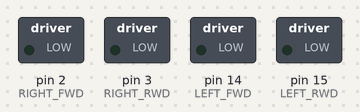
Recording of a sketch running on a simulated Arduino Uno, built with avr-gcc and run on an emulated ATmega328P. Shown: switched loads named in the sketch (green lamp = pin HIGH).

Above: at 0.1 s.
At 3.1 s:
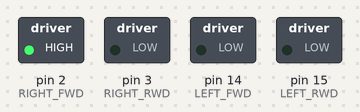
At 5.1 s:
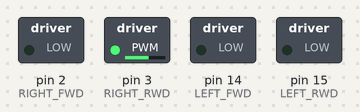
At 7.1 s:
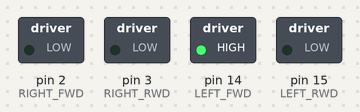
At 9.1 s:
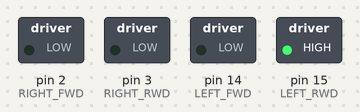
Timing chart, 0 to 11.5 s (numbered marks = the images above):
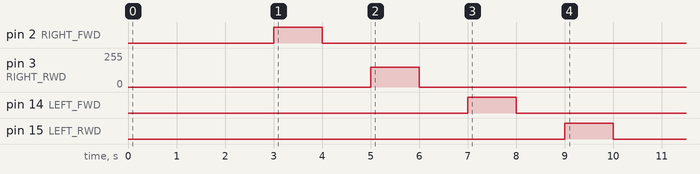

The sketch:

motor.ino
```cpp
void setup() {
  // put your setup code here, to run once:
  #define RIGHT_FWD  2
  #define RIGHT_RWD  3
  #define LEFT_FWD   14
  #define LEFT_RWD   15


  pinMode(RIGHT_FWD, OUTPUT);
  pinMode(RIGHT_RWD, OUTPUT);
  pinMode(LEFT_FWD, OUTPUT);
  pinMode(LEFT_RWD, OUTPUT);

  delay(3000);

  // right forward
  analogWrite(RIGHT_FWD, 150);
  analogWrite(RIGHT_RWD, 0);
  delay(1000);
  analogWrite(RIGHT_FWD, 0);
  analogWrite(RIGHT_RWD, 0);
  delay(1000);

  // right rewind
  analogWrite(RIGHT_FWD, 0);
  analogWrite(RIGHT_RWD, 150);
  delay(1000);
  analogWrite(RIGHT_FWD, 0);
  analogWrite(RIGHT_RWD, 0);
  delay(1000);

  // left forward
  analogWrite(LEFT_FWD, 150);
  analogWrite(LEFT_RWD, 0);
  delay(1000);
  analogWrite(LEFT_FWD, 0);
  analogWrite(LEFT_RWD, 0);
  delay(1000);

  // left forward
  analogWrite(LEFT_FWD, 0);
  analogWrite(LEFT_RWD, 150);
  delay(1000);
  analogWrite(LEFT_FWD, 0);
  analogWrite(LEFT_RWD, 0);
  delay(1000);

}

void loop() {
  // put your main code here, to run repeatedly:
  analogWrite(RIGHT_FWD, 0);
  analogWrite(RIGHT_RWD, 0);
  analogWrite(LEFT_FWD,  0);
  analogWrite(LEFT_RWD,  0);

}
```
